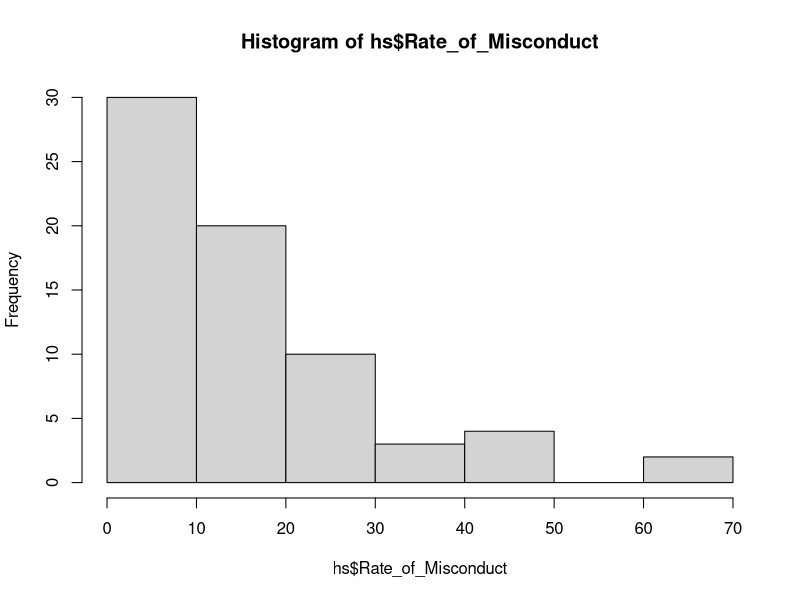
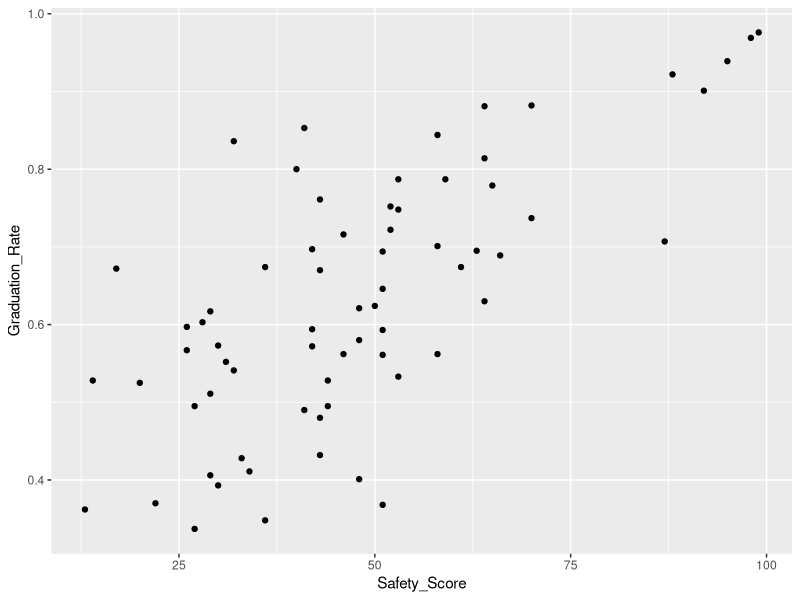
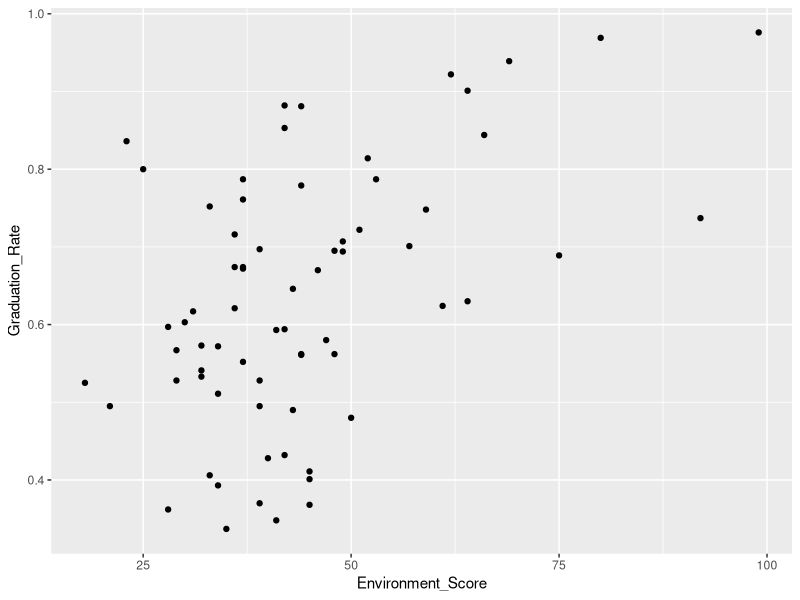
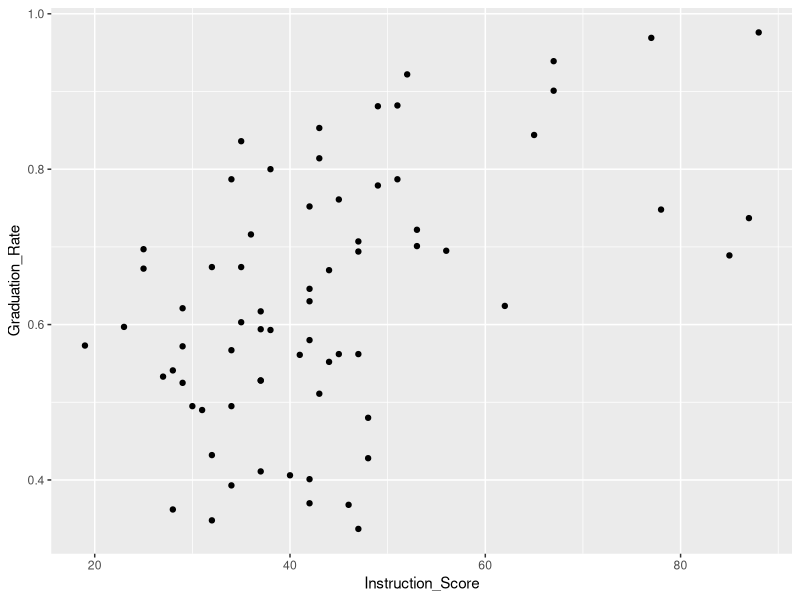
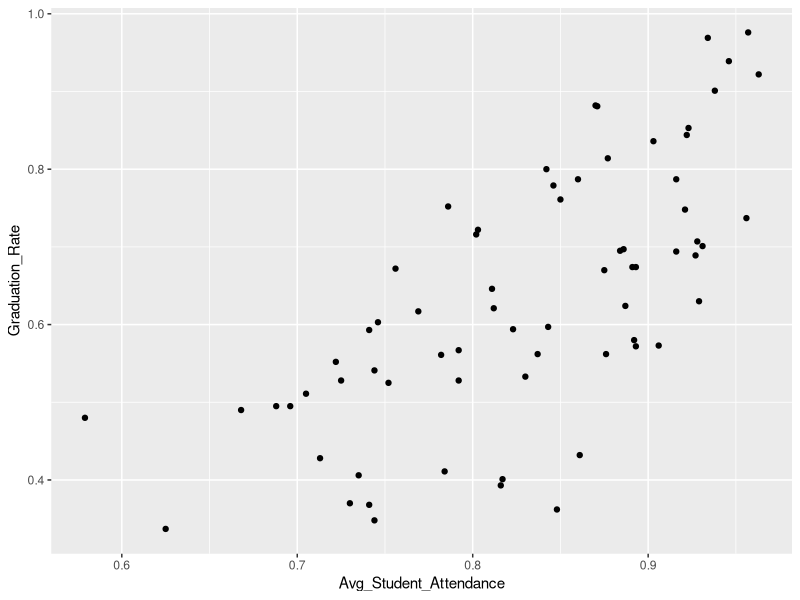
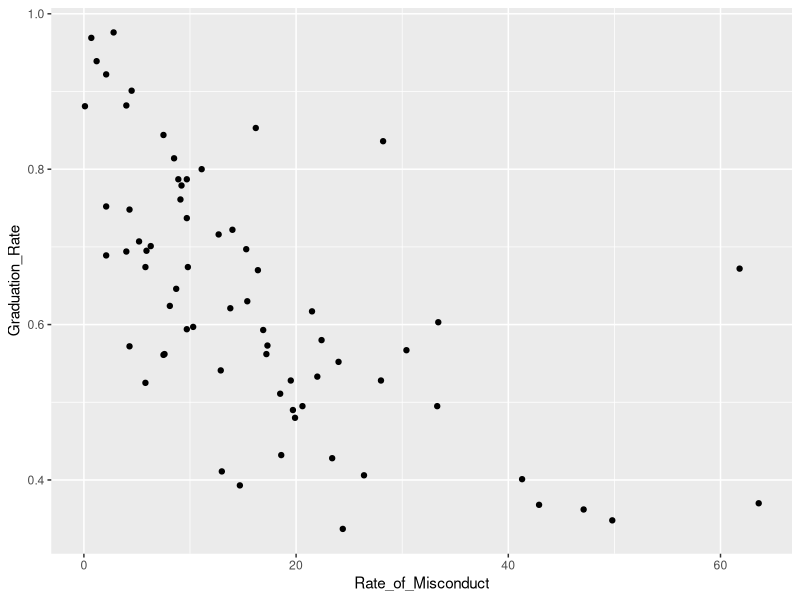
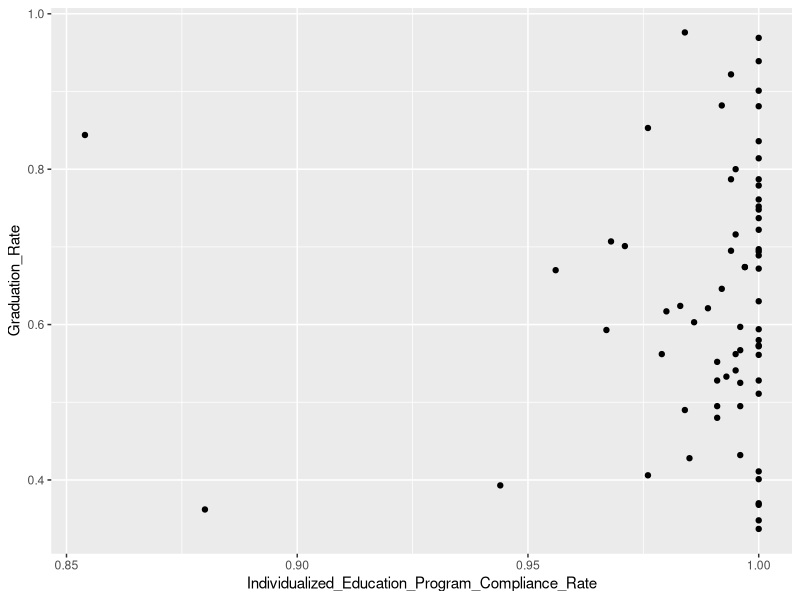
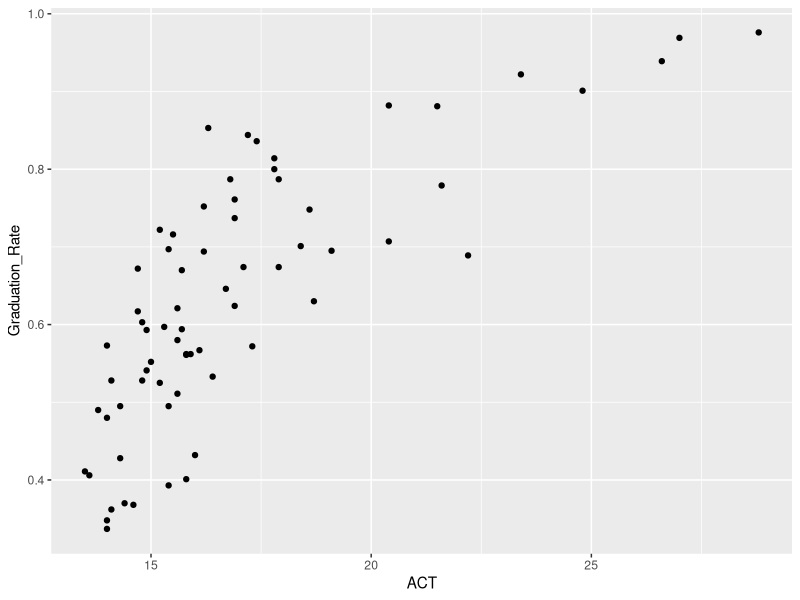

Write R code to recreate these figures, in order.
## ---- chunk 1
setwd("~/Winter 2018/STAT 281 - Intro to Analytics")
school <- read.csv("Chicago_Public_Schools_-_Progress_Report_Cards__2011-2012_.csv", header=TRUE)

school <- school[,-c(1,4:11, 13,15,17,19,21,23,25,27,29,31,35,37:61,63,70:79)]
names(school)

#Remove Elementary/Middle School observations
hs <- subset(school, school[,"Elementary..Middle..or.High.School"]!="ES")
hs <- subset(hs, hs[,"Elementary..Middle..or.High.School"]!="MS")

#"Elementary..Middle..or.High.School" column can now be deleted
hs$Elementary..Middle..or.High.School <- NULL

#Rename Columns because they are driving me crazy
names(hs) <- c("Name", "Adequate_Performance", "CPS_Performance", 
               "Healthy_Schools_Certified", "Safety_Score", "Family_Involvement_Score",
               "Environment_Score", "Instruction_Score", "Leaders_Score",
               "Teacher_Score", "Parent_Engagement_Score", "Parent_Environment_Score",
               "Avg_Student_Attendance", "Rate_of_Misconduct", 
               "Individualized_Education_Program_Compliance_Rate", "ACT",
               "College_Eligibility", "Graduation_Rate", "College_Enroll_Rate",
               "College_Enroll_Number_of_Students", "General_Services_Route",
               "Freshman_On_Track_Rate")

#Remove Parent_Engagement_Score, Parent_Environment_Score, and Family_Involvement_Score 
#because doesn't have much data to work with
hs$Parent_Engagement_Score <- NULL
hs$Parent_Environment_Score <- NULL
hs$Family_Involvement_Score <- NULL

#Check to see how much data I have on Leaders_Score & Teacher_Score
subset(hs, hs[,"Leaders_Score"]!="NDA")
#I decided to take out Leaders_Score and Teacher_Score too because I don't want to 
#cut my observations in half just to be able to use these two columns
hs$Leaders_Score <- NULL
hs$Teacher_Score <- NULL

#Because I want to focus more on what scores we can try to improve, I want to
#take out "CPS_Performance" (Not even sure what it means), "Adequate_Performance",
# "Healthy_Schools_Certified", and General_Services_Route(Not even sure what it means)
hs$CPS_Performance <- NULL
hs$Adequate_Performance <- NULL
hs$Healthy_Schools_Certified <- NULL
hs$General_Services_Route <- NULL

str(hs)

#Some variables are being read as factors when in reality I want them treated as num
#since they have a % sign, so I need to remove those, and convert the columns to num

hs$Avg_Student_Attendance <- as.numeric(as.character(gsub("%","",hs$Avg_Student_Attendance)))
hs$Individualized_Education_Program_Compliance_Rate <- as.numeric(as.character(gsub("%","",hs$Individualized_Education_Program_Compliance_Rate)))
hs$ACT <- as.numeric(as.character(hs$ACT))
hs$College_Eligibility <- as.numeric(as.character(hs$College_Eligibility))
hs$Graduation_Rate <- as.numeric(as.character(hs$Graduation_Rate))
hs$College_Enroll_Rate <- as.numeric(as.character(hs$College_Enroll_Rate))
hs$Freshman_On_Track_Rate <- as.numeric(as.character(hs$Freshman_On_Track_Rate))

str(hs)
dim(na.omit(hs))
## ---- chunk 2
hs <- read.csv("hs.csv", header=TRUE)
hs <- na.omit(hs)

hs[,1] <- NULL #Get rid of school number when re-uploading data

colNum <- c(5,6,7,9,10,12,13) #Columns to change to decimal form

#Loop to change to decimals
for(i in colNum) {
  hs[,i] <- hs[,i]/100
}

hs$Number_of_Students <- round(hs$Number_of_Graduates/hs$Graduation_Rate)

library(car)
hs$Rate_of_Misconduct<-hs$Rate_of_Misconduct*100
hs$Freshman_On_Track_Rate <- hs$Freshman_On_Track_Rate*100
hist(hs$Rate_of_Misconduct)
## ---- chunk 3
library(ggplot2)
ggplot(hs, aes(x=Safety_Score, y=Graduation_Rate)) + geom_point()
ggplot(hs, aes(x=Environment_Score, y=Graduation_Rate)) + geom_point()
ggplot(hs, aes(x=Instruction_Score, y=Graduation_Rate)) + geom_point()
ggplot(hs, aes(x=Avg_Student_Attendance, y=Graduation_Rate)) + geom_point()
ggplot(hs, aes(x=Rate_of_Misconduct, y=Graduation_Rate)) + geom_point()
ggplot(hs, aes(x=Individualized_Education_Program_Compliance_Rate, y=Graduation_Rate)) + geom_point()
ggplot(hs, aes(x=ACT, y=Graduation_Rate)) + geom_point()
ggplot(hs, aes(x=Freshman_On_Track_Rate, y=Graduation_Rate)) + geom_point()
ggplot(hs, aes(x=Number_of_Graduates, y=Graduation_Rate)) + geom_point()
## ---- chunk 4
test.row <- sample(1:69, 13, replace=FALSE)
hs.train <- hs[-test.row,]
hs.test <- hs[test.row,]
## ---- chunk 5
mod_null <- glm(Number_of_Graduates/Number_of_Students ~ 1, data = hs,
                weights=Number_of_Students, family = "binomial")
mod_full <- glm(Number_of_Graduates/Number_of_Students ~ ACT + 
    Rate_of_Misconduct + Freshman_On_Track_Rate + Environment_Score + 
    Instruction_Score, family = "binomial", data = hs, 
    weights = Number_of_Students)

mod_f <- step(mod_null, 
              scope = list(lower = mod_null, upper = mod_full),
              direction = "forward",
              trace = FALSE)

BIC(mod_f)
summary(mod_f)
vif(mod_f)
exp(confint(mod_f))
exp(mod_f$coefficients)

## ---- chunk 6
hs$PredGrad <-(predict(mod_f, newdata=hs, type = "response")*hs$Number_of_Students)

bias <- (hs$PredGrad-hs$Number_of_Graduates)
hist(bias)
hs[bias>50|bias<(-50),]
rmse <- sqrt(mean((hs$PredGrad-hs$Number_of_Graduates)^2))

library(dplyr)
hs$PredRate <- hs$PredGrad/hs$Number_of_Students
hist(hs$PredRate)
hs$Diff <- abs(hs$PredRate-hs$Graduation_Rate)
hist(hs$Diff)
hs[hs$Diff>(.11),]

#Learn to interpret the exp coefficients
#Talk about bias, weaknesses, and 7 schools that I did poorly in predicting
